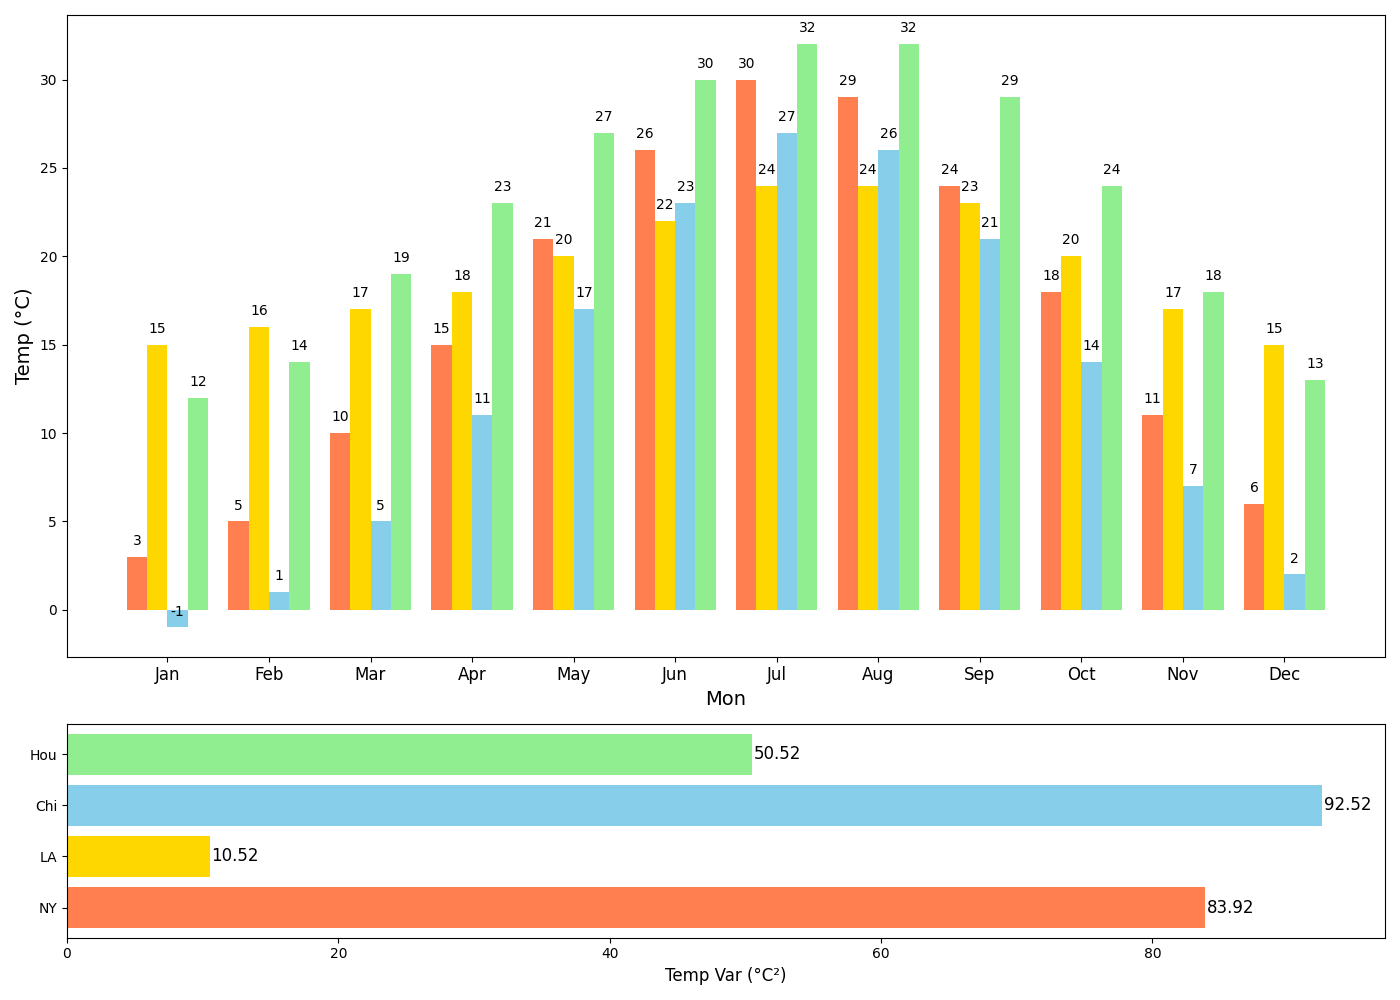

Reproduce this figure in Python.
import matplotlib.pyplot as plt
import numpy as np

months = np.array(['Jan', 'Feb', 'Mar', 'Apr', 'May', 'Jun', 
                   'Jul', 'Aug', 'Sep', 'Oct', 'Nov', 'Dec'])

cities = ['NY', 'LA', 'Chi', 'Hou']

temp_data = np.array([
    [3, 5, 10, 15, 21, 26, 30, 29, 24, 18, 11, 6],
    [15, 16, 17, 18, 20, 22, 24, 24, 23, 20, 17, 15],
    [-1, 1, 5, 11, 17, 23, 27, 26, 21, 14, 7, 2],
    [12, 14, 19, 23, 27, 30, 32, 32, 29, 24, 18, 13]
])

fig, (ax1, ax2) = plt.subplots(nrows=2, ncols=1, figsize=(14, 10), gridspec_kw={'height_ratios': [3, 1]})

bar_width = 0.2
x_positions = np.arange(len(months))
colors = ['coral', 'gold', 'skyblue', 'lightgreen']  # Shuffled colors

for i, city in enumerate(cities):
    ax1.bar(x_positions + i * bar_width, temp_data[i], width=bar_width, color=colors[i])

ax1.set_xlabel('Mon', fontsize=14)
ax1.set_ylabel('Temp (°C)', fontsize=14)
ax1.set_xticks(x_positions + bar_width * 1.5)
ax1.set_xticklabels(months, fontsize=12)

for i in range(len(months)):
    for j in range(len(cities)):
        ax1.text(i + j * bar_width, temp_data[j][i] + 0.5, str(temp_data[j][i]), ha='center', va='bottom', fontsize=10)

variances = np.var(temp_data, axis=1)
ax2.barh(cities, variances, color=colors)

ax2.set_xlabel('Temp Var (°C²)', fontsize=12)

for i in range(len(cities)):
    ax2.text(variances[i] + 0.1, i, f'{variances[i]:.2f}', va='center', fontsize=12)

plt.tight_layout()
plt.show()
